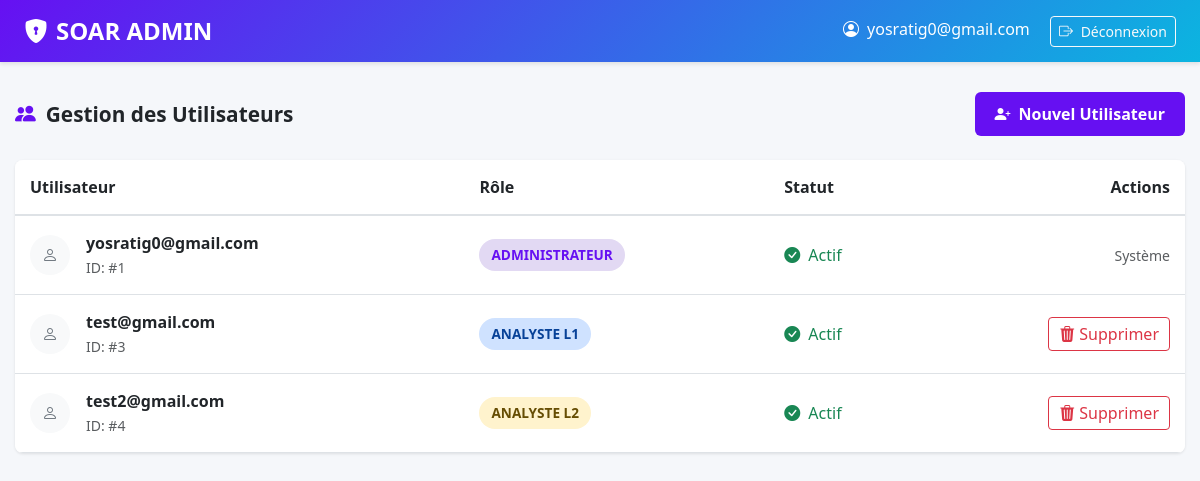
Page /users/admin/ (signed in) on the committed database.
### users/models.py (models this page shows, shortened)
class CustomUser(AbstractBaseUser, PermissionsMixin):
    ROLE_CHOICES = (
        ('L1', 'Analyste L1'),
        ('L2', 'Analyste L2'),
    )
    email = models.EmailField(unique=True)
    role = models.CharField(max_length=2, choices=ROLE_CHOICES, null=True, blank=True)
    is_active = models.BooleanField(default=True)
    is_staff = models.BooleanField(default=False)
    objects = CustomUserManager()
    USERNAME_FIELD = 'email'
    REQUIRED_FIELDS = []  # role n'est pas requis pour superuser

### users/views.py (the view)
# urls.py: path("admin/", views.admin_dashboard, name="admin_dashboard"),
@login_required
def admin_dashboard(request):
    if not request.user.is_superuser:
        return redirect("users:login")
    users = CustomUser.objects.all()
    return render(request, "users/admin_dashboard.html", {"users": users})

### users/templates/users/admin_dashboard.html (shortened to what this page needs)
<!DOCTYPE html>
<html lang="fr">
<head>
    <link href="https://cdn.jsdelivr.net/npm/bootstrap@5.3.0/dist/css/bootstrap.min.css" rel="stylesheet">
    <link rel="stylesheet" href="https://cdn.jsdelivr.net/npm/bootstrap-icons@1.11.0/font/bootstrap-icons.css">
</head>
<body>
<nav class="navbar navbar-expand-lg navbar-dark">
    <div class="container-fluid px-4">
        <a class="navbar-brand" href="#"><i class="bi bi-shield-lock-fill me-2"></i>SOAR ADMIN</a>
        <div class="ms-auto">
            <span class="text-white me-3"><i class="bi bi-person-circle me-1"></i> {{ user.email }}</span>
            <a href="{% url 'users:logout' %}" class="btn btn-outline-light btn-sm">
                <i class="bi bi-box-arrow-right me-1"></i> Déconnexion
            </a>
        </div>
    </div>
</nav>
<div class="container-main">
    <div class="d-flex justify-content-between align-items-center mb-4">
        <h2 class="section-title m-0"><i class="bi bi-people-fill"></i> Gestion des Utilisateurs</h2>
        <a href="{% url 'users:create_user' %}" class="btn-create">
            <i class="bi bi-person-plus-fill"></i> Nouvel Utilisateur
        </a>
    </div>
    <div class="table-responsive">
        <table class="table table-hover mb-0">
            <thead>
                <tr>
                    <th>Utilisateur</th>
                    <th>Rôle</th>
                    <th>Statut</th>
                    <th class="text-end">Actions</th>
                </tr>
            </thead>
            <tbody>
                {% for u in users %}
                <tr>
                    <td>
                        <div class="d-flex align-items-center">
                            <div class="avatar-circle me-3 bg-light d-flex align-items-center justify-content-center rounded-circle" style="width: 40px; height: 40px;">
                                <i class="bi bi-person text-secondary"></i>
                            </div>
                            <div>
                                <div class="fw-bold">{{ u.email }}</div>
                                <small class="text-muted">ID: #{{ u.id }}</small>
                            </div>
                        </div>
                    </td>
                    <td>
                        {% if u.is_superuser %}
                            <span class="badge-role admin">Administrateur</span>
                        {% elif u.role == 'L1' %}
                            <span class="badge-role l1">Analyste L1</span>
                        {% elif u.role == 'L2' %}
                            <span class="badge-role l2">Analyste L2</span>
                        {% else %}
                            <span class="badge-role bg-secondary text-white">Aucun</span>
                        {% endif %}
                    </td>
                    <td>
                        {% if u.is_active %}
                            <span class="text-success"><i class="bi bi-check-circle-fill me-1"></i> Actif</span>
                        {% else %}
                            <span class="text-danger"><i class="bi bi-x-circle-fill me-1"></i> Inactif</span>
                        {% endif %}
                    </td>
                    <td class="text-end">
                        {% if not u.is_superuser %}
                        <a href="{% url 'users:delete_user' u.id %}"
                           class="btn-delete text-decoration-none"
                           onclick="return confirm('Êtes-vous sûr de vouloir supprimer cet utilisateur ?');">
                            <i class="bi bi-trash3-fill"></i> Supprimer
                        </a>
                        {% else %}
                        <span class="text-muted small italic">Système</span>
                        {% endif %}
                    </td>
                </tr>
                {% endfor %}
            </tbody>
        </table>
    </div>
</div>
</body>
</html>

### users/templates/users/admin_dashboard.html (style rules this page uses)
:root { --primary-color: #6610f2; --success-color: #198754; --warning-color: #ffc107; --danger-color: #dc3545; --info-color: #0dcaf0; --dark-bg: #f8f9fa; }
body { background-color: #f5f7fa; font-family: 'Segoe UI', Tahoma, Geneva, Verdana, sans-serif; }
.navbar { background: linear-gradient(135deg, var(--primary-color) 0%, #0bb5e0 100%); box-shadow: 0 2px 4px rgba(0, 0, 0, 0.1); }
.navbar-brand { font-weight: 700; font-size: 1.5rem; }
.container-main { max-width: 1200px; margin: 0 auto; padding: 30px 15px; }
.section-title { font-size: 1.3rem; font-weight: 700; margin: 30px 0 20px 0; color: #212529; display: flex; align-items: center; gap: 10px; }
.section-title i { color: var(--primary-color); }
.table-responsive { background: white; border-radius: 8px; box-shadow: 0 1px 3px rgba(0, 0, 0, 0.1); overflow: hidden; }
.table thead { background-color: var(--dark-bg); border-bottom: 2px solid #dee2e6; }
.table thead th { font-weight: 600; color: #212529; padding: 15px; }
.table tbody td { padding: 15px; vertical-align: middle; }
.badge-role { display: inline-block; padding: 6px 12px; border-radius: 20px; font-size: 0.85rem; font-weight: 600; text-transform: uppercase; }
.badge-role.admin { background-color: #e2d9f3; color: #6610f2; }
.badge-role.l1 { background-color: #cfe2ff; color: #084298; }
.badge-role.l2 { background-color: #fff3cd; color: #664d03; }
.btn-create { background-color: var(--primary-color); color: white; padding: 10px 20px; border-radius: 6px; text-decoration: none; font-weight: 600; display: inline-flex; align-items: center; gap: 8px; transition: all 0.2s; }
.btn-delete { color: var(--danger-color); background: none; border: 1px solid var(--danger-color); padding: 5px 10px; border-radius: 4px; transition: all 0.2s; }

### rows in the picture
CustomUser: email "yosratig0@gmail.com", id "1", is_superuser "ADMINISTRATEUR", is_active True (drawn)
CustomUser: email "test@gmail.com", id "3", is_superuser "ANALYSTE L1", is_active True (drawn)
CustomUser: email "test2@gmail.com", id "4", is_superuser "ANALYSTE L2", is_active True (drawn)
